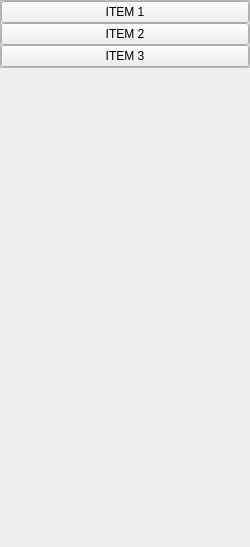
               <widget class="QWidget" name="page">
                <property name="geometry">
                 <rect>
                  <x>0</x>
                  <y>0</y>
                  <width>250</width>
                  <height>547</height>
                 </rect>
                </property>
                <attribute name="icon">
                 <iconset resource="icons.qrc">
                  <normaloff>:/icons/icons/chevron-down.svg</normaloff>:/icons/icons/chevron-down.svg</iconset>
                </attribute>
                <attribute name="label">
                 <string>Drop Menu 1</string>
                </attribute>
                <layout class="QVBoxLayout" name="verticalLayout_7">
                 <property name="spacing">
                  <number>0</number>
                 </property>
                 <property name="leftMargin">
                  <number>0</number>
                 </property>
                 <property name="topMargin">
                  <number>0</number>
                 </property>
                 <property name="rightMargin">
                  <number>0</number>
                 </property>
                 <property name="bottomMargin">
                  <number>0</number>
                 </property>
                 <item alignment="Qt::AlignTop">
                  <widget class="QFrame" name="frame_10">
                   <property name="frameShape">
                    <enum>QFrame::StyledPanel</enum>
                   </property>
                   <property name="frameShadow">
                    <enum>QFrame::Raised</enum>
                   </property>
                   <layout class="QVBoxLayout" name="verticalLayout_8">
                    <property name="spacing">
                     <number>0</number>
                    </property>
                    <property name="leftMargin">
                     <number>0</number>
                    </property>
                    <property name="topMargin">
                     <number>0</number>
                    </property>
                    <property name="rightMargin">
                     <number>0</number>
                    </property>
                    <property name="bottomMargin">
                     <number>0</number>
                    </property>
                    <item>
                     <widget class="QPushButton" name="pushButton_10">
                      <property name="text">
                       <string>ITEM 1</string>
                      </property>
                      <property name="icon">
                       <iconset resource="icons.qrc">
                        <normaloff>:/icons/icons/alert-triangle.svg</normaloff>:/icons/icons/alert-triangle.svg</iconset>
                      </property>
                      <property name="iconSize">
                       <size>
                        <width>16</width>
                        <height>16</height>
                       </size>
                      </property>
                     </widget>
                    </item>
                    <item>
                     <widget class="QPushButton" name="pushButton_11">
                      <property name="text">
                       <string>ITEM 2</string>
                      </property>
                      <property name="icon">
                       <iconset resource="icons.qrc">
                        <normaloff>:/icons/icons/bar-chart-2.svg</normaloff>:/icons/icons/bar-chart-2.svg</iconset>
                      </property>
                     </widget>
                    </item>
                    <item>
                     <widget class="QPushButton" name="pushButton_12">
                      <property name="text">
                       <string>ITEM 3</string>
                      </property>
                      <property name="icon">
                       <iconset resource="icons.qrc">
                        <normaloff>:/icons/icons/key.svg</normaloff>:/icons/icons/key.svg</iconset>
                      </property>
                     </widget>
                    </item>
                   </layout>
                  </widget>
                 </item>
                </layout>
               </widget>
